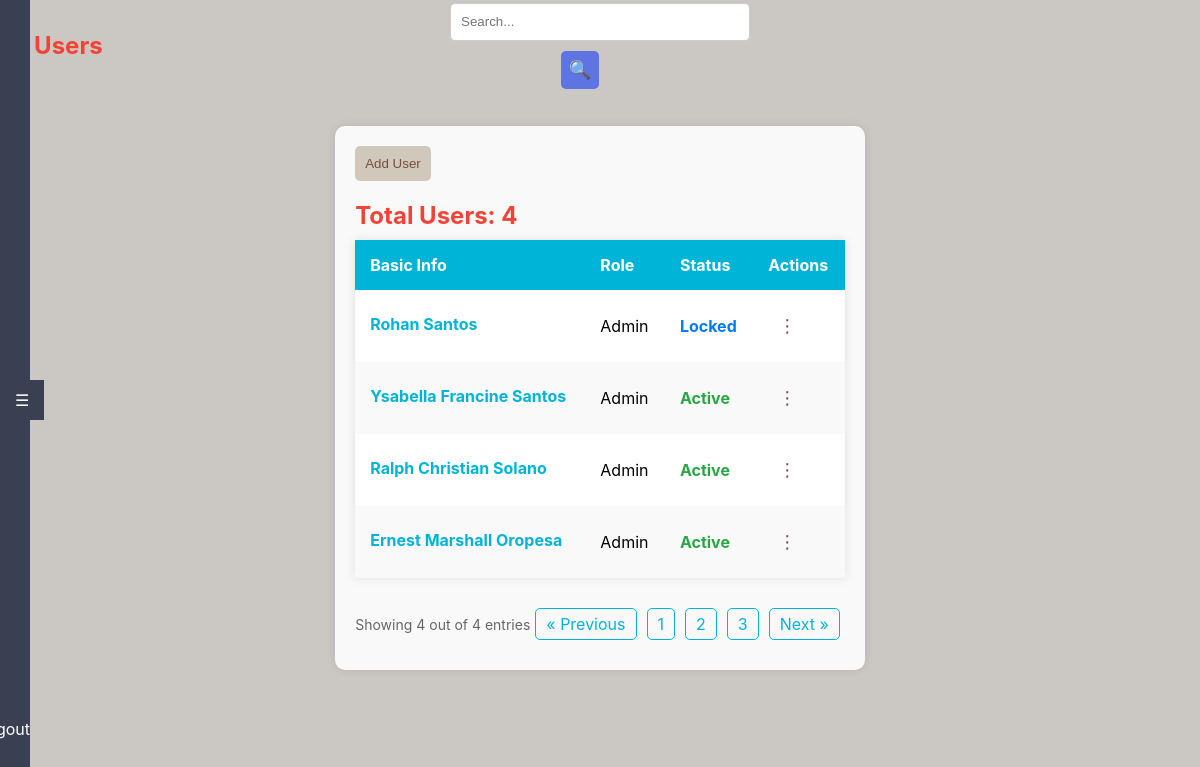
/users, run on an earlier commit of the app's database.
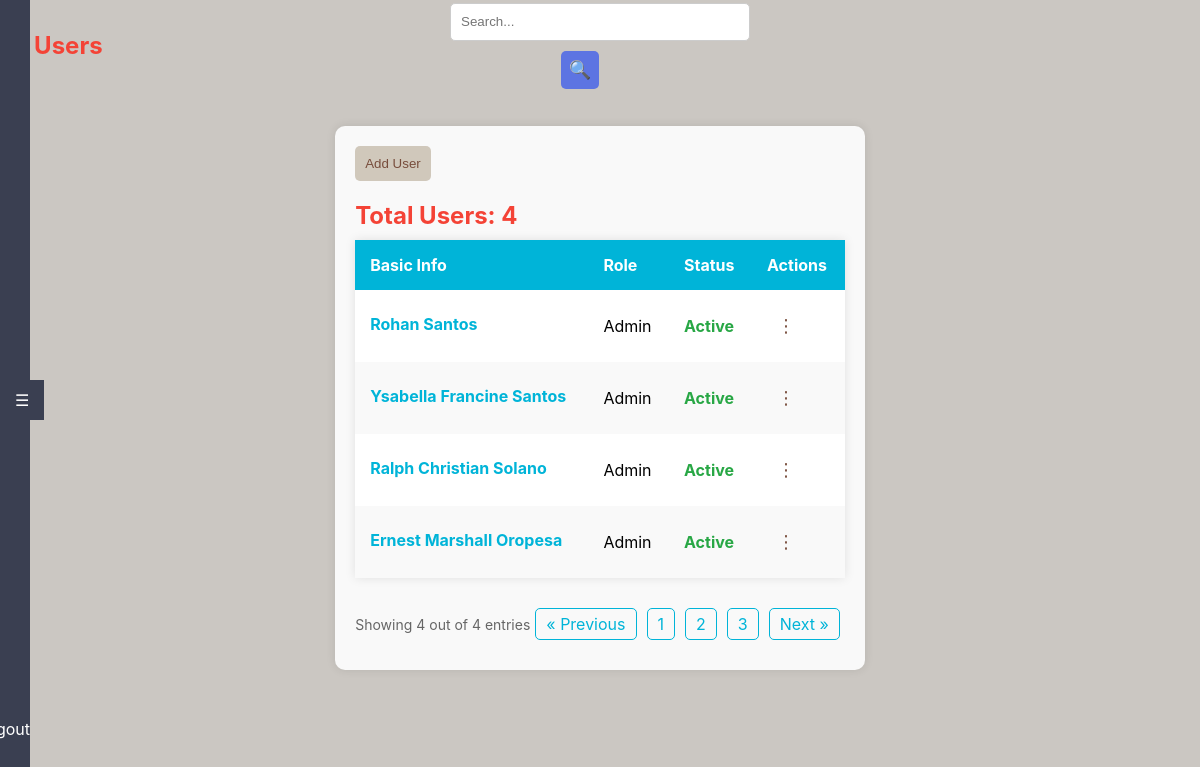
And on a later commit of the database.
### tables this page shows
CREATE TABLE "users" (
	"user_id"	INTEGER,
	"userstat_id"	INTEGER,
	"role_id"	INTEGER NOT NULL,
	"username"	TEXT NOT NULL,
	"first_name"	TEXT,
	"last_name"	TEXT,
	"middle_name"	TEXT,
	"email"	TEXT NOT NULL,
	"password_hash"	TEXT NOT NULL,
	"date_created"	DATE,
	"is_locked"	BOOLEAN DEFAULT 0,
	"failed_attempts"	INTEGER DEFAULT 0,
	PRIMARY KEY("user_id"),
	UNIQUE("email"),
	UNIQUE("username"),
	FOREIGN KEY("userstat_id") REFERENCES "userStatus"("userstat_id"),
	FOREIGN KEY("role_id") REFERENCES "Roles"("role_id")
);

CREATE TABLE "userStatus" (
	"userstat_id"	INTEGER NOT NULL UNIQUE,
	"userStatus"	TEXT NOT NULL,
	PRIMARY KEY("userstat_id" AUTOINCREMENT)
);

CREATE TABLE "Roles" (
	"role_id"	INTEGER,
	"role_name"	TEXT NOT NULL,
	PRIMARY KEY("role_id" AUTOINCREMENT)
);

### app.py (the view)
@app.route('/users')
def users():
    conn = get_db_connection()
    users = conn.execute('''
        SELECT u.user_id, u.first_name || " " || u.last_name AS name, u.date_created, r.role_name AS role, us.userStatus AS status
        FROM users u
        JOIN roles r ON u.role_id = r.role_id
        JOIN userStatus us ON u.userstat_id = us.userstat_id
    ''').fetchall()
    total_users = conn.execute('SELECT COUNT(*) as count FROM users').fetchone()['count']
    roles = conn.execute('SELECT role_id, role_name FROM roles').fetchall()
    statuses = conn.execute('SELECT userstat_id, userStatus FROM userStatus').fetchall()
    conn.close()
    return render_template('users.html', users=users, total_users=total_users, roles=roles, statuses=statuses)

### app.py (called while the page is built)
def get_db_connection():
    conn = sqlite3.connect(app.config['DATABASE'], timeout=30)
    conn.execute('PRAGMA journal_mode=WAL')
    conn.row_factory = sqlite3.Row
    return conn

### templates/users.html (shortened to what this page needs)
<!DOCTYPE html>
<html lang="en">
<head>
    <link rel="stylesheet" href="{{ url_for('static', filename='styles.css') }}">
</head>
<body class="dashboard">
    <div class="sidebar-tab" id="sidebarTab">☰</div>
    <div id="sidebar" class="sidebar">
        <ul>
            <li><a href="{{ url_for('dashboard') }}">Dashboard</a></li>
            <li><a href="{{ url_for('users') }}">Users</a></li>
            <li><a href="{{ url_for('patients') }}">Patients</a></li>
            <li><a href="#">Records</a></li>
            <li><a href="#">Maintenance</a></li>
            <li><a href="#">Inventory</a></li>
            <li><a href="{{ url_for('reports') }}">Reports</a></li>
            <li><a href="#">Settings</a></li>
        </ul>
        <ul class="logout">
            <li><a href="{{ url_for('logout') }}">Logout</a></li>
        </ul>
    </div>
    <header>
        <div class="header-left">
            <h1>‎ ‎ ‎ ‎ ‎ ‎ ‎Users</h1>
        </div>
        <div class="header-center">
            <form class="search-form" action="{{ url_for('search') }}" method="get">
                <input type="text" name="query" placeholder="Search...">
                <button type="submit" class="search-btn">🔍</button>
            </form>
        </div>
    </header>
    <div class="main-content">
        <div class="container">
            <button class="add-user-btn" onclick="openModal()">Add User</button>
            <h2>Total Users: {{ total_users }}</h2>
            <table class="user-table">
                <thead>
                    <tr>
                        <th>Basic Info</th>
                        <th>Role</th>
                        <th>Status</th>
                        <th>Actions</th>
                    </tr>
                </thead>
                <tbody>
                    {% for user in users %}
                    <tr>
                        <td class="user-info">
                            <a href="#" class="name">{{ user.name }}</a>
                        </td>
                        <td>{{ user.role }}</td>
                        <td class="status
                            {% if user.status == 'Active' %}status-active
                            {% elif user.status == 'Inactive' %}status-inactive
                            {% elif user.status == 'Suspended' %}status-suspended
                            {% elif user.status == 'Banned' %}status-banned
                            {% elif user.status == 'Password Reset Required' %}status-password-reset-required
                            {% elif user.status == 'Locked' %}status-locked
                            {% endif %}
                        ">{{ user.status }}</td>
                        <td class="dropdown">
                            <button class="ellipsis-btn">⋮</button>
                        </td>
                    </tr>
                    {% endfor %}
                </tbody>
            </table>
            <div class="pagination">
                <div class="entries">
                    Showing {{ users|length }} out of {{ total_users }} entries
                </div>
                <ul class="page-numbers">
                    <li><a href="#">&laquo; Previous</a></li>
                    <li><a href="#">1</a></li>
                    <li><a href="#">2</a></li>
                    <li><a href="#">3</a></li>
                    <li><a href="#">Next &raquo;</a></li>
                </ul>
            </div>
        </div>
    </div>
</body>
</html>

What changed in the data, as far as the page shows it:
changed users (number 1 of 4 on the later page): status "Locked" → "Active"
